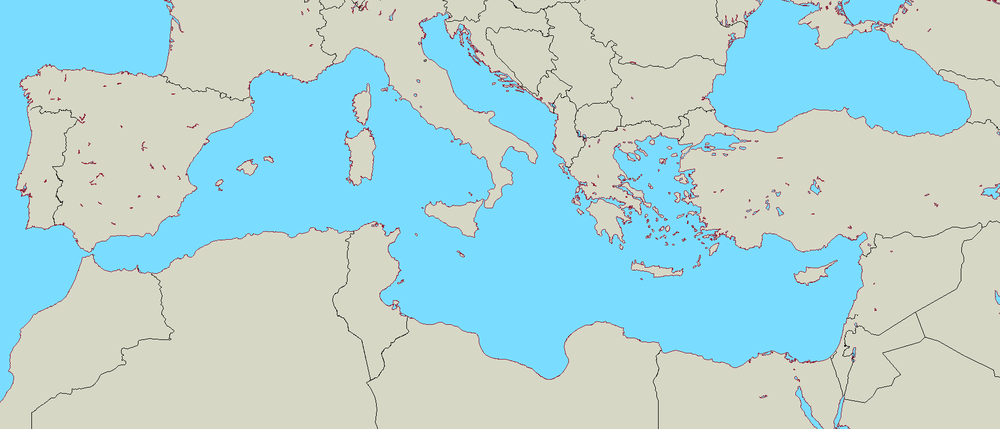
#> input picture images/map.png, 1000 x 429 px, shrunk from 1784 x 766 before the run
$ python map_corrector.py
#> lines starting #> are read from the running program, lines starting #| are printed output that depends on the picture
import cv2
import time
import random

img = cv2.imread("./images/map.png")
#> img is the input picture: shape (429, 1000, 3); mean B, G, R 215.6, 213.6, 179.1

correct = cv2.cvtColor(img, cv2.COLOR_BGR2RGB)

height, width, channels = img.shape
#> height = 429; width = 1000; channels = 3

sea = img[50, 50]
#> sea = [255, 221, 122]
print("Sea color: ", sea)
#| Sea color:  [255 221 122]

land = img[height-1, width-1]
#> land = [198, 215, 215]
print("Land color: ", land)
#| Land color:  [198 215 215]

new_land = [198, 255, 122]

print("Height: ", height)
#| Height:  429
print("Width: ", width)
#| Width:  1000
print("Channels: ", channels)
#| Channels:  3

for i in range(0, height):
    for j in range(0, width):
        if img[i, j, 0] != sea[0]:
            img[i, j] = land
        if img[i, j, 0] == land[0]:
             img[i, j] = new_land
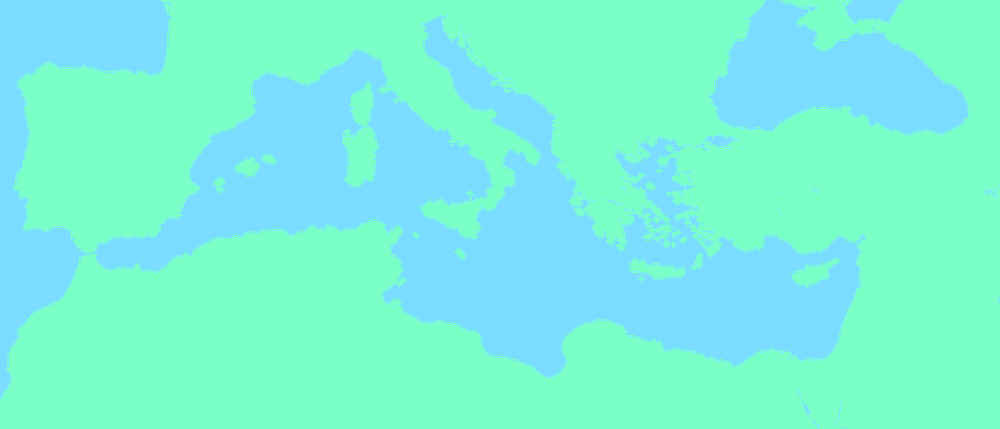
#> img: shape (429, 1000, 3); mean B, G, R 217.2, 243.7, 122

cv2.imshow('image', img)
